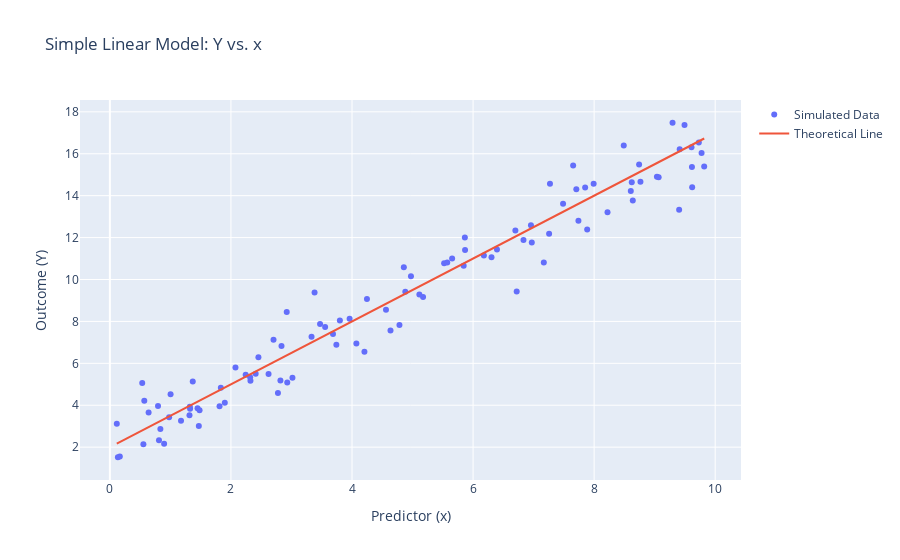

The cell this chart's notebook holds for it:
### Markdown cell above
## Question 1 
### Explain the theoretical Simple Linear Regression model in your own words by describing its components (of predictor and outcome variables, slope and intercept coefficients, and an error term)

The linear regression model is a way to present the relationship between two variables, it expresses very similar as a linear function, although, our estimate model does come out as a line lying on the axis of variables. The general model equation is the following:

### $$ Y_i = β_0 + β_1 x_i + ε_i $$
also given that the linear function equation is 
### $$ y = mx+b $$

In our model equation, the Y stands for the predicted outcome, it is dependent on our input $x_i$ and represent every dot exists on our estimated line. The $β_0$ is the intercept of the function, which basically does the same job as the variable "b" in our linear function $y = mx + b$. The variable $x_i$ is just simply our input value thats independent, also is our predictor variable. The $β_0$ denmonstrates the estimated slope of the line, same function as $m$ in the linear function equation. Lastly, $ε_i$ demonstrates the error of observed value and estimated value, and is assumed to be normally distributed. To have an overall error of 0 -get as accurate as possible, the mean of the error should be 0.

### Code cell
import numpy as np
import plotly.graph_objects as go

n = 100                  
beta0 = 2.0           
beta1 = 1.5            
sigma = 1.0             

x = np.random.uniform(0, 10, n)

errors = np.random.normal(0, sigma, n)

Y = beta0 + beta1 * x + errors

fig = go.Figure()

fig.add_trace(go.Scatter(x=x, y=Y, mode='markers', name='Simulated Data'))

x_line = np.linspace(min(x), max(x), 100)
y_line = beta0 + beta1 * x_line
fig.add_trace(go.Scatter(x=x_line, y=y_line, mode='lines', name='Theoretical Line'))

fig.update_layout(
    title='Simple Linear Model: Y vs. x',
    xaxis_title='Predictor (x)',
    yaxis_title='Outcome (Y)',
)

fig.show(renderer="png")

### Figure 1 — Plotly figure (JSON) as saved in the notebook; plotly's stock layout.template omitted (floating-point values rounded to 4 significant figures)
{"data": [{"mode": "markers", "name": "Simulated Data", "type": "scatter", "x": [2.075, 4.247, 3.742, 4.636, 2.776, 5.868, 8.639, 1.175, 5.174, 1.321, 7.169, 3.961, 5.654, 1.833, 1.448, 4.881, 3.556, 9.404, 7.653, 7.487, 9.037, 0.8342, 5.522, 5.845, 9.619, 2.921, 2.408, 1.003, 0.1643, 9.295, 6.699, 7.852, 2.817, 5.864, 0.6396, 4.856, 9.775, 8.765, 3.382, 9.616, 2.317, 9.493, 9.414, 7.992, 6.304, 8.743, 2.93, 8.489, 6.179, 0.1324, 3.472, 1.481, 9.818, 4.784, 4.974, 6.395, 3.686, 1.369, 8.221, 1.898, 5.113, 2.243, 0.9784, 8.622, 9.729, 9.608, 9.066, 7.74, 3.331, 0.811, 4.072, 2.322, 1.325, 0.5343, 7.256, 0.1143, 7.706, 1.469, 0.7952, 0.896, 6.72, 2.454, 4.205, 5.574, 8.606, 7.27, 2.703, 1.315, 0.5537, 3.016, 2.621, 4.561, 6.833, 6.956, 2.835, 3.799, 1.812, 7.885, 0.5685, 6.97], "y": [5.804, 9.065, 6.887, 7.57, 4.581, 11.41, 13.77, 3.256, 9.164, 3.928, 10.82, 8.13, 11.01, 4.838, 3.862, 9.418, 7.733, 13.33, 15.44, 13.62, 14.9, 2.86, 10.78, 10.65, 14.4, 8.447, 5.502, 4.525, 1.554, 17.48, 12.34, 14.39, 5.181, 12.01, 3.649, 10.59, 16.03, 14.67, 9.376, 15.36, 5.34, 17.38, 16.22, 14.57, 11.06, 15.48, 5.089, 16.39, 11.15, 1.518, 7.875, 3.761, 15.39, 7.829, 10.15, 11.43, 7.395, 5.131, 13.2, 4.117, 9.285, 5.459, 3.425, 14.65, 16.53, 16.31, 14.88, 12.8, 7.272, 2.326, 6.951, 5.171, 3.83, 5.058, 12.18, 3.115, 14.31, 3.015, 3.966, 2.16, 9.422, 6.287, 6.552, 10.81, 14.22, 14.57, 7.123, 3.519, 2.143, 5.31, 5.491, 8.562, 11.88, 12.59, 6.831, 8.049, 3.953, 12.39, 4.217, 11.77]}, {"mode": "lines", "name": "Theoretical Line", "type": "scatter", "x": [0.1143, 0.2123, 0.3103, 0.4083, 0.5064, 0.6044, 0.7024, 0.8004, 0.8984, 0.9965, 1.094, 1.192, 1.291, 1.389, 1.487, 1.585, 1.683, 1.781, 1.879, 1.977, 2.075, 2.173, 2.271, 2.369, 2.467, 2.565, 2.663, 2.761, 2.859, 2.957, 3.055, 3.153, 3.251, 3.349, 3.447, 3.545, 3.643, 3.741, 3.839, 3.937, 4.035, 4.133, 4.231, 4.329, 4.427, 4.525, 4.623, 4.721, 4.819, 4.917, 5.015, 5.113, 5.211, 5.309, 5.407, 5.505, 5.603, 5.701, 5.799, 5.897, 5.995, 6.094, 6.192, 6.29, 6.388, 6.486, 6.584, 6.682, 6.78, 6.878, 6.976, 7.074, 7.172, 7.27, 7.368, 7.466, 7.564, 7.662, 7.76, 7.858, 7.956, 8.054, 8.152, 8.25, 8.348, 8.446, 8.544, 8.642, 8.74, 8.838, 8.936, 9.034, 9.132, 9.23, 9.328, 9.426, 9.524, 9.622, 9.72, 9.818], "y": [2.171, 2.318, 2.465, 2.613, 2.76, 2.907, 3.054, 3.201, 3.348, 3.495, 3.642, 3.789, 3.936, 4.083, 4.23, 4.377, 4.524, 4.671, 4.818, 4.965, 5.112, 5.259, 5.406, 5.553, 5.7, 5.847, 5.994, 6.141, 6.288, 6.435, 6.582, 6.729, 6.876, 7.023, 7.17, 7.317, 7.465, 7.612, 7.759, 7.906, 8.053, 8.2, 8.347, 8.494, 8.641, 8.788, 8.935, 9.082, 9.229, 9.376, 9.523, 9.67, 9.817, 9.964, 10.11, 10.26, 10.41, 10.55, 10.7, 10.85, 10.99, 11.14, 11.29, 11.43, 11.58, 11.73, 11.88, 12.02, 12.17, 12.32, 12.46, 12.61, 12.76, 12.9, 13.05, 13.2, 13.35, 13.49, 13.64, 13.79, 13.93, 14.08, 14.23, 14.37, 14.52, 14.67, 14.82, 14.96, 15.11, 15.26, 15.4, 15.55, 15.7, 15.85, 15.99, 16.14, 16.29, 16.43, 16.58, 16.73]}], "layout": {"title": {"text": "Simple Linear Model: Y vs. x"}, "xaxis": {"title": {"text": "Predictor (x)"}}, "yaxis": {"title": {"text": "Outcome (Y)"}}}}
